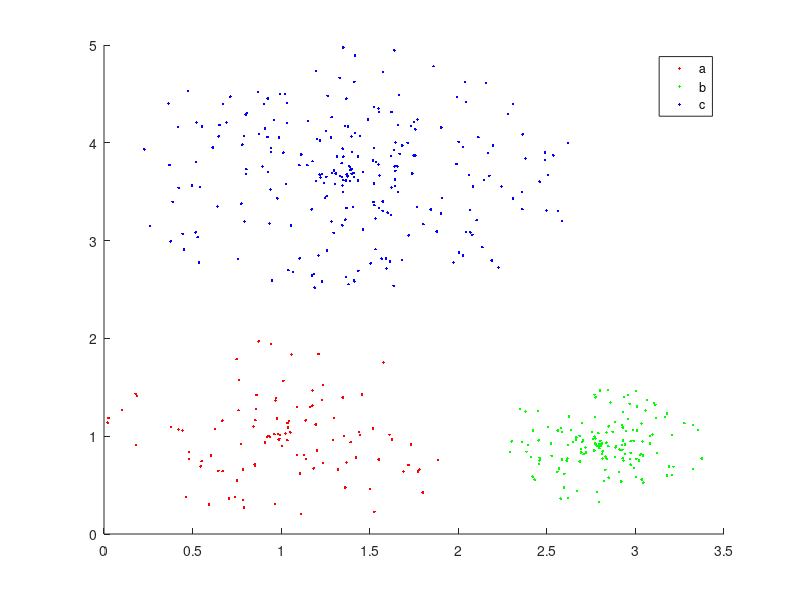

Reproduce this figure in MATLAB. (Note: this script raises an error after producing the figure.)
function tstKNN(what)
    clc;
    close all;
    clear;
    
    if nargin < 1
        what = '';
    end
    
    if strcmp(what, 'kmeans')
        tstFunc = @myKMeans;
    else
        tstFunc = @myKMeans;
    end

    theta_a = 2 * pi * rand(1,103);
    theta_b = 2 * pi * rand(1, 150);
    theta_c = 2 * pi * rand(1, 244);
    r_a = rand(size(theta_a));
    r_b = 0.6 * rand(size(theta_b));
    r_c = 1.3 * rand(size(theta_c));
    x_a = 1 + r_a .* cos(theta_a);
    y_a = 1 + r_a .* sin(theta_a);
    x_b = 2.8 + r_b .* cos(theta_b);
    y_b = 0.9 + r_b .* sin(theta_b);
    x_c = 1.4 + r_c .* cos(theta_c);
    y_c = 3.7 + r_c .* sin(theta_c);

    figure;
    hold on;
    plot(x_a, y_a, 'r.');
    plot(x_b, y_b, 'g.');
    plot(x_c, y_c, 'b.');
    legend('a', 'b', 'c');
    hold off;
    
    pa = [x_a; y_a]';
    pb = [x_b; y_b]';
    pc = [x_c; y_c]';
    pp = [pa; pb; pc];
    
    [groups cents] = tstFunc(pp, 3);
    figure;
    hold on;
    p1 = find(groups == 1);
    p2 = find(groups == 2);
    p3 = find(groups == 3);
    p3 = find(groups == 3);
    plot(pp(p1,1), pp(p1,2), 'b.');
    plot(pp(p2,1), pp(p2,2), 'g.');
    plot(pp(p3,1), pp(p3,2), 'k.');
    plot(cents(:,1), cents(:,2), 'r*');
    hold off;    
end

